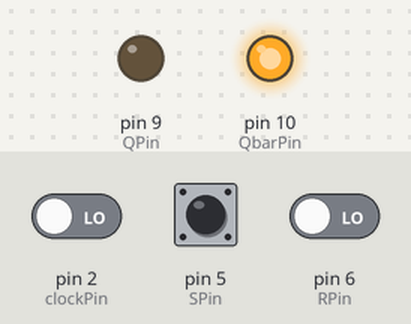
A sketch run on a simulated Arduino Uno, built with avr-gcc and run on an emulated ATmega328P. On the bench: output pins drawn as LEDs (lit = HIGH). The test bench sets the inputs (shaded band); at power-on: pin 2 (clockPin) LOW, pin 6 (RPin) LOW, pin 5 (SPin) HIGH.

Above: at 1.2 s.
1.3 s: pin 2 (clockPin) driven HIGH
At 2.4 s:
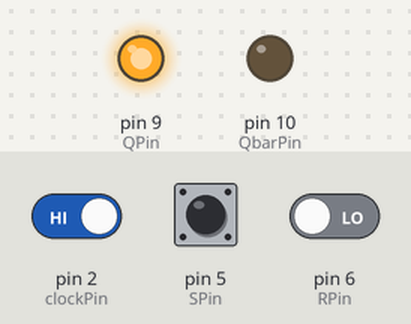
2.8 s: pin 6 (RPin) driven HIGH
At 3.5 s:
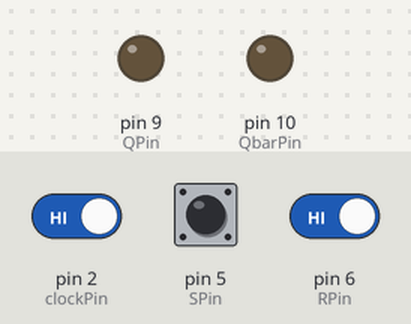
4.3 s: pin 6 (RPin) driven LOW
At 4.7 s:
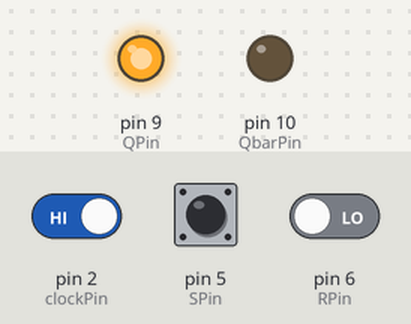
Timing chart, 0 to 7.3 s (numbered marks = the images above; inputs shaded):
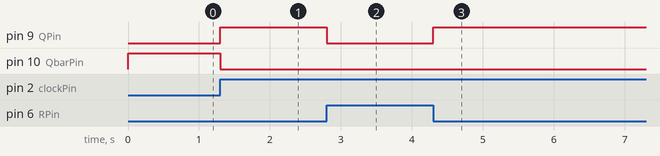

The sketch:

SR_FF.ino
```cpp
int S=0;
int R=0;
int Q=0;
int Qbar=1;
//assuming initially Q=0 & Qbar=1;
int SPin=5;
int RPin=6;

int QPin=9;
int QbarPin=10;

int clockPin=2;

void setup() {
  // put your setup code here, to run once:
//inputs
pinMode(SPin,INPUT); //S
pinMode(RPin,INPUT); //R
pinMode(clockPin,INPUT); //external clock

//outputs
pinMode(QPin,OUTPUT); //Q
pinMode(QbarPin,OUTPUT);//Qbar

Serial.begin(9600);

}

void loop() {
  // put your main code here, to run repeatedly:

if (Q==0){digitalWrite(QPin,LOW);} //Gives low output at Pin corresponding to Q
if (Q==1){digitalWrite(QPin,HIGH);}
if (Qbar==0){digitalWrite(QbarPin,LOW);}
if (Qbar==1){digitalWrite(QbarPin,HIGH);}

S=digitalRead(SPin); //reads input given to S
R=digitalRead(RPin); //reads input given to R

if(digitalRead(clockPin)==HIGH){ //this is executed only when the input at clockPin is high i.e. only during positive level of clock pulse
if (S==0 & R==1){
  Q=0;
  Qbar=1;}

else if (S==1 & R==0){
  Q=1;
  Qbar=0;}

else if (S==1 & R==1){ //We assume that this state does not occur
    Q=0;
    Qbar=0;}}


}
```

Measured:
- after the input at 1.3 s, pin 9 (QPin): LOW → HIGH at once; pin 10 (QbarPin): HIGH → LOW at once
- after the input at 2.8 s, pin 9 (QPin): HIGH → LOW at once
- after the input at 4.3 s, pin 9 (QPin): LOW → HIGH at once
